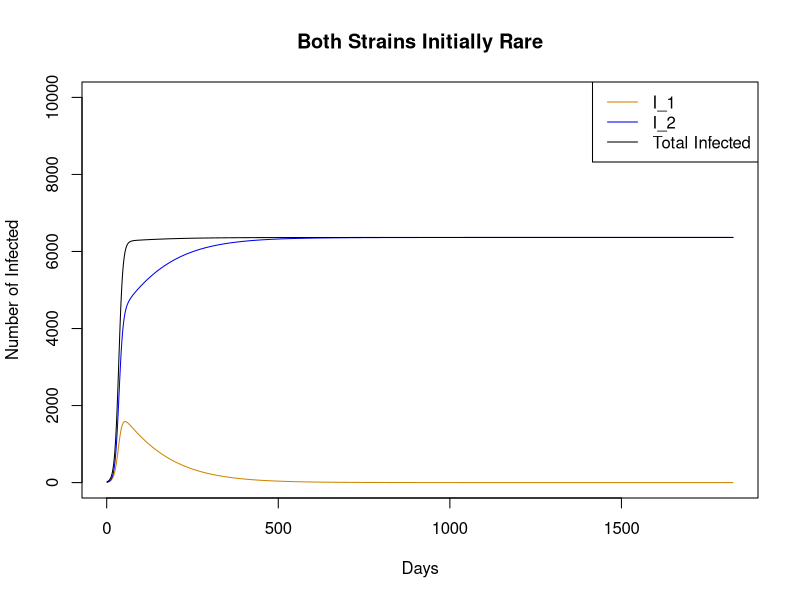
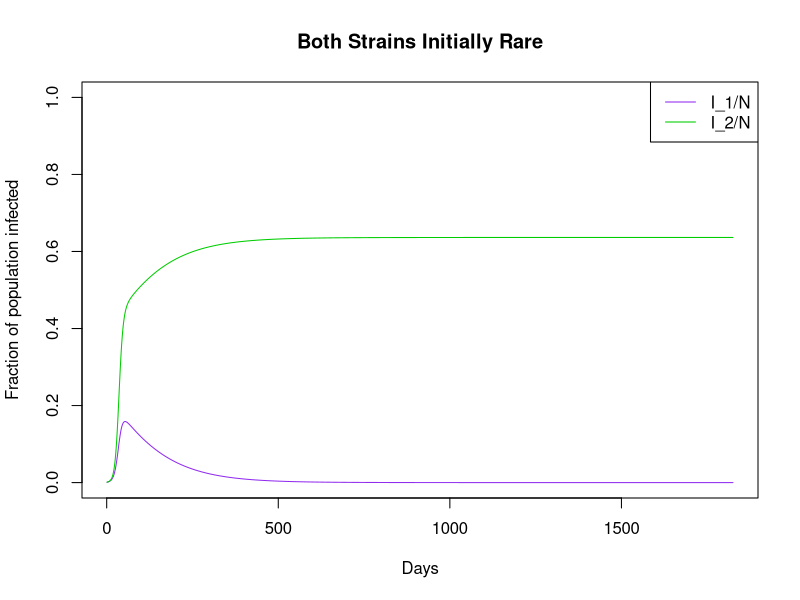
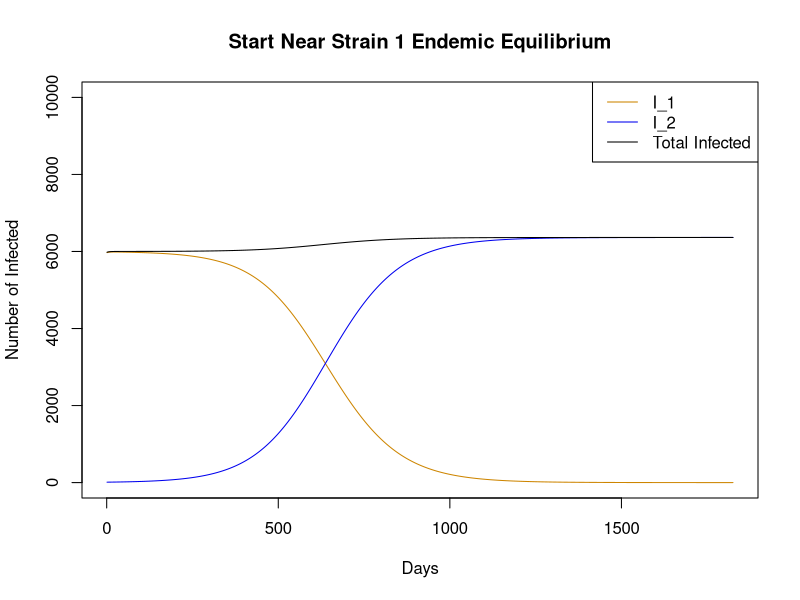
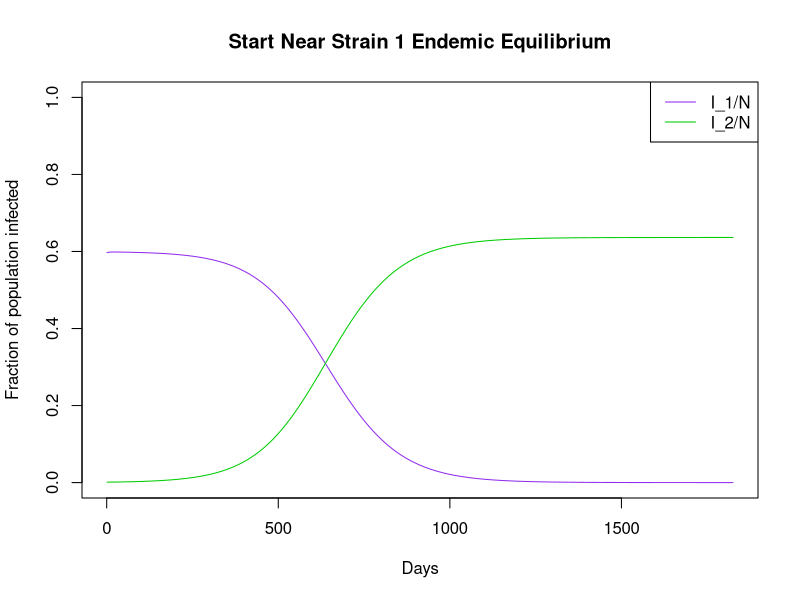

Generate these figures, in order, with R:
library(deSolve)

###Exam 2, Part f
###parameters
N = 10000
bet1 = 2.5e-05
bet2 = 2.75e-05
gam1 = 0.08
gam2 = 0.08
delt = 0.02
endemic_eq_1 = N - (gam1+delt)/bet1 #from part (c), shown in (e)

prams <- c(N=N,bet1=bet1,bet2=bet2,gam1=gam1,gam2=gam2,delt=delt)

ic <- c(I_1 = 11, I_2 = 11) #first init cond., to be changed later
days <- seq(1,365*5,1)

sii_1 <- function(t, ic, prams){
	with(as.list(c(ic, prams)),{
		dI_1 <- I_1*(bet1*(N-I_1-I_2)-gam1-delt)
		dI_2 <- I_2*(bet2*(N-I_1-I_2)-gam2-delt)

		list(c(dI_1,dI_2))
	})
}

out <- as.data.frame(ode(y=ic, times=days, func=sii_1,parms=prams)) #solving

plot(I_1~time, out, col="orange3", type="l", main = "Both Strains Initially Rare",
		 xlab="Days",ylab="Number of Infected", ylim=c(0,N))
lines(I_2~time, out, col="blue2")
lines((I_1+I_2)~time, out, col="black")
legend("topright", c("I_1","I_2","Total Infected"), 
			 col=c("orange3","blue2","black"), lty=1)

plot((I_1/N)~time, out, col="purple2", type="l", 
		 main = "Both Strains Initially Rare",
		 xlab="Days", ylab="Fraction of population infected", ylim=c(0,1))
lines((I_2/N)~time, out, col="green3")
legend("topright", c("I_1/N", "I_2/N"), col=c("purple2","green3"), lty=1)


###Now, plot again for second initial condition
ic <- c(I_1 = endemic_eq_1-30, I_2 = 11) #somewhere near endemic eq for strain 1
sii_2 <- function(t, ic, prams){
	with(as.list(c(ic, prams)),{
		dI_1 <- I_1*(bet1*(N-I_1-I_2)-gam1-delt)
		dI_2 <- I_2*(bet2*(N-I_1-I_2)-gam2-delt)
		
		list(c(dI_1,dI_2))
	})
}

out <- as.data.frame(ode(y=ic, times=days, func=sii_2, parms=prams))

plot(I_1~time, out, col="orange3", type="l", main = "Start Near Strain 1 Endemic Equilibrium",
		 xlab="Days",ylab="Number of Infected", ylim=c(0,N))
lines(I_2~time, out, col="blue2")
lines((I_1+I_2)~time, out, col="black")
legend("topright", c("I_1","I_2","Total Infected"), 
			 col=c("orange3","blue2","black"), lty=1)

plot((I_1/N)~time, out, col="purple2", type="l", 
		 main = "Start Near Strain 1 Endemic Equilibrium",
		 xlab="Days", ylab="Fraction of population infected", ylim=c(0,1))
lines((I_2/N)~time, out, col="green3")
legend("topright", c("I_1/N", "I_2/N"), col=c("purple2","green3"), lty=1)
